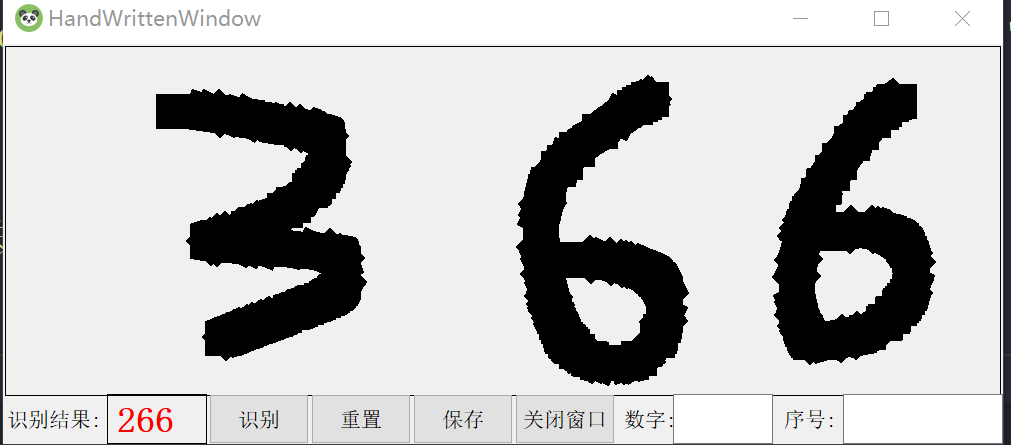
#> input picture Image/存在错误样例.png, 1011 x 445 px
$ python -i HandleImage.py   (imports and definitions only)
#> lines starting #> are read from the running program, lines starting #| are printed output that depends on the picture; after the words box and inside, x2 and y2 are one past the last pixel; in counts of white or black regions, pixels touching at a corner belong together
import numpy as np
import cv2


def image_to_bin(img):
    '''

    :param img: 一幅已被处理好的图片
    :return:
    '''
    tempimage = []
    h,w,_=img.shape
    for x in range(h):
        tempimage_temp = []
        for y in range(w):
            if int(img[x][y][0])+int(img[x][y][1])+int(img[x][y][2]) == 0:
                tempimage.append(int(1))
            else:
                tempimage.append(int(0))
    return  tempimage


def image_handle(filename):
#> called with filename = 'Image/存在错误样例.png'
    img = cv2.imread(filename)
#> img is the input picture: shape (445, 1011, 3); mean B, G, R 195.7, 195.7, 195.9
    img = cv2.resize(img,(128,64),interpolation=cv2.INTER_CUBIC)
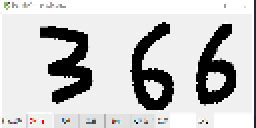
#> img: shape (64, 128, 3) (shown 2 times larger); mean B, G, R 198.6, 198.6, 198.7
    pic = cv2.cvtColor(img, cv2.COLOR_BGR2GRAY) #将图片灰度化


    #将每一个元素进行二值化 保持只有黑白统一的像素值
    for index_x,i in enumerate(img):
        for index_y,j in enumerate(i):
            if (j>200).all():
                img[index_x][index_y] = 240 # 白色
            else:
                img[index_x][index_y] = 0 # 黑色
#> this loop made 64 passes
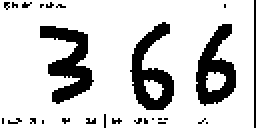
#> img: shape (64, 128, 3) (shown 2 times larger); values 0 (black) and 240 (white), 80.7% white; 27 black regions (23 under 20 px), largest, box (x1, y1, x2, y2) and area: (20, 13, 47, 52) 496, (65, 11, 87, 55) 462, (98, 12, 118, 53) 434, (127, 0, 128, 64) 64
    #根据列的白像素大小来判断
    (h,w,_)=img.shape
#> h = 64; w = 128
    w -= 1
#> w = 127
    col_nz = [0] * w;
#> col_nz = 127 values from 0 to 0
    for x in range(w):
        for y in range(h):
            if img[y,x][0] == 240:
                col_nz[x] += 1

    #获取每一个数字的范围
    count_scope = []
    temp = 0
    tempValue=-1
    for i in range(len(col_nz)):
        if col_nz[i] <= 60 and temp==0:
            tempValue = i
            temp = 1
        elif temp == 1 and col_nz[i] > 60:
            count_scope.append((tempValue,i))
            temp = 0
#> after the loop, temp = 0; tempValue = 98
    image_list = []
    if(len(count_scope)>=1):
        for x in count_scope:
            tempImage = img[:,x[0]:x[1]]
            tempImage = cv2.resize(tempImage, (32, 32), interpolation=cv2.INTER_CUBIC)
            tempImage = image_to_bin(tempImage)
            image_list.append(tempImage)
#> this loop made 7 passes
#> pass 1, in image_handle, `tempImage = cv2.resize(tempImage, (32, 32), interpolation=cv2.INTER_CU..`:
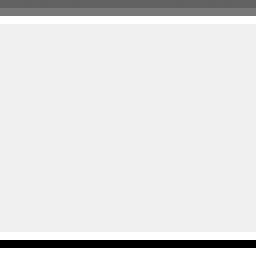
#> tempImage: shape (32, 32, 3) (shown 8 times larger); min 0, max 255, mean 225.7
#> pass 2, in image_handle, `tempImage = cv2.resize(tempImage, (32, 32), interpolation=cv2.INTER_CU..`:
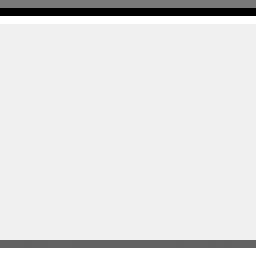
#> tempImage: shape (32, 32, 3) (shown 8 times larger); min 0, max 255, mean 225.2
#> pass 3, in image_handle, `tempImage = cv2.resize(tempImage, (32, 32), interpolation=cv2.INTER_CU..`:
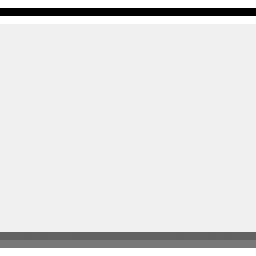
#> tempImage: shape (32, 32, 3) (shown 8 times larger); min 0, max 255, mean 225.7
#> after the loop, image_list = 7 items
        return image_list
    else:
        return None

>>> result = image_handle('Image/存在错误样例.png')
#> result = 7 items

$ run again, on Image/成功样例 (2).png
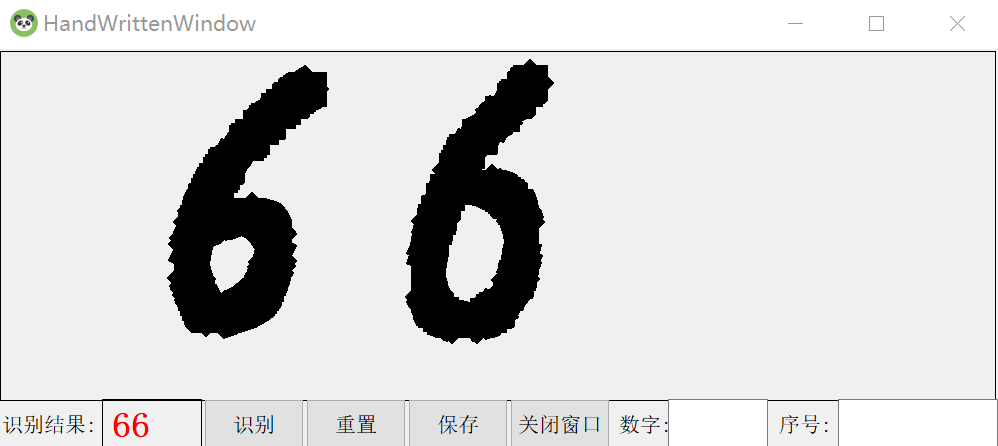
#> input picture Image/成功样例 (2).png, 998 x 446 px
#> in image_handle, img is the input picture: shape (446, 998, 3); mean B, G, R 215.9, 215.9, 216.1
#> the loop in image_handle, `for index_x,i in enumerate(img):` made 64 passes
#> after the loop in image_handle, `for index_x,i in enumerate(img):`:
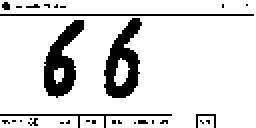
#> img: shape (64, 128, 3) (shown 2 times larger); values 0 (black) and 240 (white), 86.2% white; 30 black regions (25 under 20 px), largest, box (x1, y1, x2, y2) and area: (52, 9, 71, 49) 402, (22, 10, 42, 49) 388, (0, 7, 127, 8) 127, (0, 57, 86, 64) 98, (98, 57, 108, 64) 22
#> the loop in image_handle, `for x in count_scope:` made 12 passes
#> pass 3, in image_handle, `tempImage = cv2.resize(tempImage, (32, 32), interpolation=cv2.INTER_CU..`:
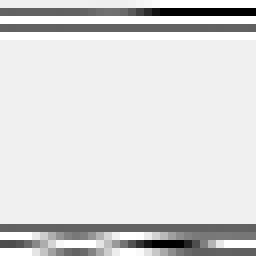
#> tempImage: shape (32, 32, 3) (shown 8 times larger); min 0, max 255, mean 219.3
#> after the loop in image_handle, `for x in count_scope:`: image_list = 12 items

$ run again, on Image/成功样例.png
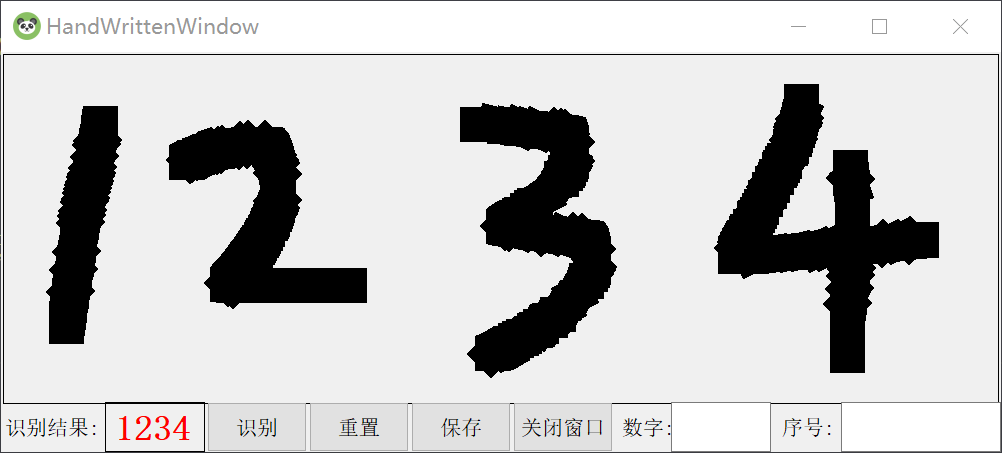
#> input picture Image/成功样例.png, 1002 x 453 px
#> in image_handle, img is the input picture: shape (453, 1002, 3); mean B, G, R 200.6, 200.6, 200.9
#> the loop in image_handle, `for index_x,i in enumerate(img):` made 64 passes
#> after the loop in image_handle, `for index_x,i in enumerate(img):`:
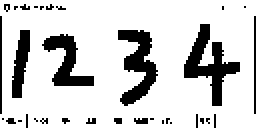
#> img: shape (64, 128, 3) (shown 2 times larger); values 0 (black) and 240 (white), 81.3% white; 33 black regions (27 under 20 px), largest, box (x1, y1, x2, y2) and area: (92, 12, 120, 53) 424, (59, 15, 79, 53) 376, (21, 17, 47, 43) 291, (6, 15, 15, 49) 189, (0, 8, 1, 57) 49, (127, 8, 128, 57) 49
#> the loop in image_handle, `for x in count_scope:` made 6 passes
#> pass 3, in image_handle, `tempImage = cv2.resize(tempImage, (32, 32), interpolation=cv2.INTER_CU..`:
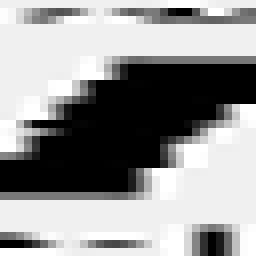
#> tempImage: shape (32, 32, 3) (shown 8 times larger); min 0, max 255, mean 151.5
#> after the loop in image_handle, `for x in count_scope:`: image_list = 6 items
